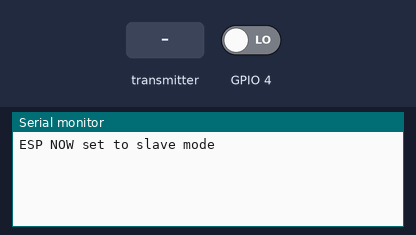
A program run on a simulated ESP32. Parts: the last lines printed to the serial monitor. The test bench sets the inputs (shaded band); at power-on: GPIO 4 LOW.

Above: at 1.2 s.
1.3 s: the transmitter starts sending master = 0
At 1.66 s:
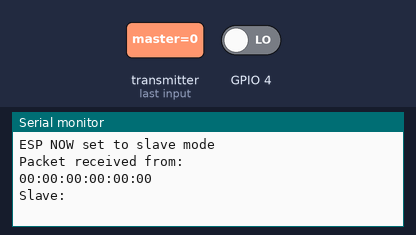
2.8 s: the transmitter starts sending master = 1
At 3.16 s:
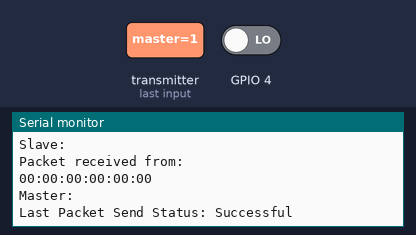

Measured:
- after the input at 1.3 s, the serial monitor: prints a new line after 0.05 s (image 1)
- after the input at 2.8 s, the serial monitor: prints a new line after 0.05 s (image 2)

The program:

main.cpp
```cpp
#include <Arduino.h>
#include <WiFi.h>
#include <esp_now.h>
#include <iostream>

uint8_t receiverAddress[] = {0xFF, 0xFF, 0xFF, 0xFF, 0xFF, 0xFF};
esp_now_peer_info_t peerInfo;

typedef struct struct_message
{
  bool master = false;
  String message = "";
} struct_message;

struct_message dataToSend;
struct_message receivedData;

bool isMaster = false;
bool hasMaster = false;

/*See if esp is master or slave - if the
desegnated pin has voltage its in master mode */
static bool master_slave(int pin)
{
  pinMode(pin, INPUT);

  if (digitalRead(pin))
  {
    Serial.println("ESP NOW set to master mode \n");
    dataToSend.master = true;
    return true;
  }

  Serial.println("ESP NOW set to slave mode \n");
  dataToSend.master = false;
  return false;
}

static void esp_now_add_peer_addr ()
{
  // Move the receaver address to the peerInfo var
  for (int i = 0; i < sizeof(receiverAddress); i++)
  {
    peerInfo.peer_addr[i] = receiverAddress[i];
  }
  peerInfo.encrypt = false;

  if (esp_now_add_peer(&peerInfo) != ESP_OK)
  {
    Serial.println("Failed to add peer(s)");
    return;
  }
}

static void send_data(String message)
{

  dataToSend.message = message;

  esp_err_t result = esp_now_send(receiverAddress, (uint8_t *)&dataToSend, sizeof(dataToSend));
}

static void on_data_sent(const uint8_t *mac_addr, esp_now_send_status_t status)
{
  Serial.print("\r\nLast Packet Send Status: ");
  Serial.println(status == ESP_NOW_SEND_SUCCESS ? "Successful" : "Failed");
}

static void on_data_receive(const uint8_t *mac_addr, const uint8_t *incomingData, int len)
{
  char macStr[18];
  Serial.println("Packet received from: ");
  snprintf(macStr, sizeof(macStr), "%02x:%02x:%02x:%02x:%02x:%02x",
           mac_addr[0], mac_addr[1], mac_addr[2], mac_addr[3], mac_addr[4], mac_addr[5]);
  Serial.println(macStr);
  memcpy(&receivedData, incomingData, sizeof(receivedData));
  Serial.println(receivedData.master ? "Master: " : "Slave: ");
  Serial.println(receivedData.message);

  if (receivedData.master)
  {
    for (int i = 0; i < sizeof(receiverAddress); i++)
    {
      receiverAddress[i] = mac_addr[i];
    }

    esp_now_add_peer_addr();
    send_data("Hello sefe");
  }
}

static void esp_now_setup()
{
  WiFi.mode(WIFI_STA);

  if (esp_now_init() != ESP_OK)
  {
    Serial.println("Didn't initializr ESP NOW");
    return;
  }

  esp_now_register_send_cb(on_data_sent);
  esp_now_register_recv_cb(on_data_receive);

  isMaster = master_slave(4);
  if (isMaster) { esp_now_add_peer_addr(); }
}

void setup()
{
  Serial.begin(115200);

  esp_now_setup();
}

void loop()
{
  if (isMaster) {
    send_data("Hello friend");
    delay(5000);
  }
}
```
